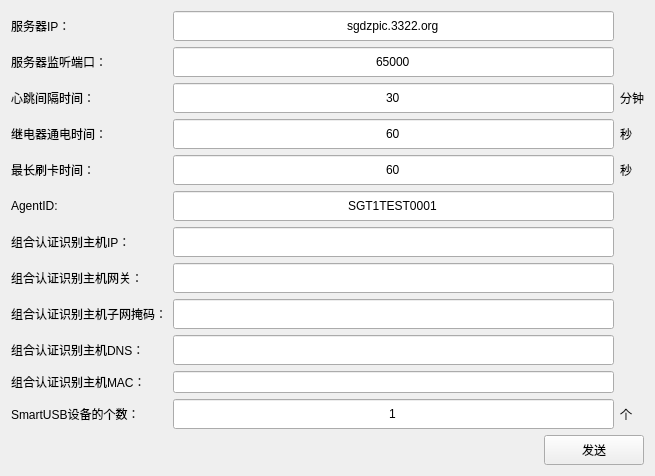
<?xml version="1.0" encoding="UTF-8"?>
<ui version="4.0">
 <class>ShuaKaJiConfig</class>
 <widget class="QWidget" name="ShuaKaJiConfig">
  <property name="geometry">
   <rect>
    <x>0</x>
    <y>0</y>
    <width>655</width>
    <height>475</height>
   </rect>
  </property>
  <property name="windowTitle">
   <string>设备配置</string>
  </property>
  <property name="styleSheet">
   <string notr="true"/>
  </property>
  <layout class="QVBoxLayout" name="verticalLayout">
   <item>
    <layout class="QGridLayout" name="gridLayout">
     <item row="0" column="0">
      <widget class="QLabel" name="label">
       <property name="styleSheet">
        <string notr="true"/>
       </property>
       <property name="text">
        <string>服务器IP：</string>
       </property>
      </widget>
     </item>
     <item row="0" column="1">
      <widget class="QLineEdit" name="ServerIP">
       <property name="minimumSize">
        <size>
         <width>0</width>
         <height>30</height>
        </size>
       </property>
       <property name="text">
        <string>sgdzpic.3322.org</string>
       </property>
       <property name="alignment">
        <set>Qt::AlignCenter</set>
       </property>
      </widget>
     </item>
     <item row="1" column="0">
      <widget class="QLabel" name="label_2">
       <property name="styleSheet">
        <string notr="true"/>
       </property>
       <property name="text">
        <string>服务器监听端口：</string>
       </property>
      </widget>
     </item>
     <item row="1" column="1">
      <widget class="QLineEdit" name="ServerListenPort">
       <property name="minimumSize">
        <size>
         <width>0</width>
         <height>30</height>
        </size>
       </property>
       <property name="styleSheet">
        <string notr="true"/>
       </property>
       <property name="text">
        <string>65000</string>
       </property>
       <property name="alignment">
        <set>Qt::AlignCenter</set>
       </property>
      </widget>
     </item>
     <item row="2" column="0">
      <widget class="QLabel" name="label_3">
       <property name="text">
        <string>心跳间隔时间：</string>
       </property>
      </widget>
     </item>
     <item row="2" column="1">
      <widget class="QLineEdit" name="HeartIntervalTime">
       <property name="minimumSize">
        <size>
         <width>0</width>
         <height>30</height>
        </size>
       </property>
       <property name="text">
        <string>30</string>
       </property>
       <property name="alignment">
        <set>Qt::AlignCenter</set>
       </property>
      </widget>
     </item>
     <item row="2" column="2">
      <widget class="QLabel" name="label_4">
       <property name="text">
        <string>分钟</string>
       </property>
      </widget>
     </item>
     <item row="3" column="0">
      <widget class="QLabel" name="label_5">
       <property name="text">
        <string>继电器通电时间：</string>
       </property>
      </widget>
     </item>
     <item row="3" column="1">
      <widget class="QLineEdit" name="RelayOnTime">
       <property name="minimumSize">
        <size>
         <width>0</width>
         <height>30</height>
        </size>
       </property>
       <property name="text">
        <string>60</string>
       </property>
       <property name="alignment">
        <set>Qt::AlignCenter</set>
       </property>
      </widget>
     </item>
     <item row="3" column="2">
      <widget class="QLabel" name="label_6">
       <property name="text">
        <string>秒</string>
       </property>
      </widget>
     </item>
     <item row="4" column="0">
      <widget class="QLabel" name="label_11">
       <property name="text">
        <string>最长刷卡时间：</string>
       </property>
      </widget>
     </item>
     <item row="4" column="1">
      <widget class="QLineEdit" name="MaxTime">
       <property name="minimumSize">
        <size>
         <width>0</width>
         <height>30</height>
        </size>
       </property>
       <property name="text">
        <string>60</string>
       </property>
       <property name="alignment">
        <set>Qt::AlignCenter</set>
       </property>
      </widget>
     </item>
     <item row="5" column="0">
      <widget class="QLabel" name="label_7">
       <property name="text">
        <string>AgentID:</string>
       </property>
      </widget>
     </item>
     <item row="4" column="2">
      <widget class="QLabel" name="label_12">
       <property name="text">
        <string>秒</string>
       </property>
      </widget>
     </item>
     <item row="5" column="1">
      <widget class="QLineEdit" name="DeviceID">
       <property name="minimumSize">
        <size>
         <width>0</width>
         <height>30</height>
        </size>
       </property>
       <property name="text">
        <string>SGT1TEST0001</string>
       </property>
       <property name="alignment">
        <set>Qt::AlignCenter</set>
       </property>
      </widget>
     </item>
     <item row="6" column="0">
      <widget class="QLabel" name="label_8">
       <property name="text">
        <string>组合认证识别主机IP：</string>
       </property>
      </widget>
     </item>
     <item row="6" column="1">
      <widget class="QLineEdit" name="DevelopBoardIP">
       <property name="minimumSize">
        <size>
         <width>0</width>
         <height>30</height>
        </size>
       </property>
       <property name="text">
        <string/>
       </property>
       <property name="alignment">
        <set>Qt::AlignCenter</set>
       </property>
      </widget>
     </item>
     <item row="7" column="0">
      <widget class="QLabel" name="label_9">
       <property name="text">
        <string>组合认证识别主机网关：</string>
       </property>
      </widget>
     </item>
     <item row="7" column="1">
      <widget class="QLineEdit" name="DevelopBoardGateWay">
       <property name="minimumSize">
        <size>
         <width>0</width>
         <height>30</height>
        </size>
       </property>
       <property name="text">
        <string/>
       </property>
       <property name="alignment">
        <set>Qt::AlignCenter</set>
       </property>
      </widget>
     </item>
     <item row="9" column="0">
      <widget class="QLabel" name="label_13">
       <property name="text">
        <string>组合认证识别主机DNS：</string>
       </property>
      </widget>
     </item>
     <item row="8" column="0">
      <widget class="QLabel" name="label_10">
       <property name="text">
        <string>组合认证识别主机子网掩码：</string>
       </property>
      </widget>
     </item>
     <item row="9" column="1">
      <widget class="QLineEdit" name="DevelopBoardDNS">
       <property name="minimumSize">
        <size>
         <width>0</width>
         <height>30</height>
        </size>
       </property>
       <property name="text">
        <string/>
       </property>
       <property name="alignment">
        <set>Qt::AlignCenter</set>
       </property>
      </widget>
     </item>
     <item row="8" column="1">
      <widget class="QLineEdit" name="DevelopBoardMask">
       <property name="minimumSize">
        <size>
         <width>0</width>
         <height>30</height>
        </size>
       </property>
       <property name="text">
        <string/>
       </property>
       <property name="alignment">
        <set>Qt::AlignCenter</set>
       </property>
      </widget>
     </item>
     <item row="11" column="0">
      <widget class="QLabel" name="label_14">
       <property name="text">
        <string>SmartUSB设备的个数：</string>
       </property>
      </widget>
     </item>
     <item row="11" column="1">
      <widget class="QLineEdit" name="SmartUSBNumber">
       <property name="minimumSize">
        <size>
         <width>0</width>
         <height>30</height>
        </size>
       </property>
       <property name="text">
        <string>1</string>
       </property>
       <property name="alignment">
        <set>Qt::AlignCenter</set>
       </property>
      </widget>
     </item>
     <item row="11" column="2">
      <widget class="QLabel" name="label_15">
       <property name="text">
        <string>个</string>
       </property>
      </widget>
     </item>
     <item row="10" column="0">
      <widget class="QLabel" name="label_16">
       <property name="text">
        <string>组合认证识别主机MAC：</string>
       </property>
      </widget>
     </item>
     <item row="10" column="1">
      <widget class="QLineEdit" name="DevelopBoardMAC"/>
     </item>
    </layout>
   </item>
   <item>
    <spacer name="verticalSpacer">
     <property name="orientation">
      <enum>Qt::Vertical</enum>
     </property>
     <property name="sizeHint" stdset="0">
      <size>
       <width>20</width>
       <height>37</height>
      </size>
     </property>
    </spacer>
   </item>
   <item>
    <layout class="QHBoxLayout" name="horizontalLayout">
     <item>
      <widget class="QLabel" name="StatusBarLabel">
       <property name="styleSheet">
        <string notr="true">font: 14pt &quot;Ubuntu&quot;;
color: rgb(229, 13, 13);</string>
       </property>
       <property name="text">
        <string/>
       </property>
      </widget>
     </item>
     <item>
      <spacer name="horizontalSpacer">
       <property name="orientation">
        <enum>Qt::Horizontal</enum>
       </property>
       <property name="sizeHint" stdset="0">
        <size>
         <width>40</width>
         <height>20</height>
        </size>
       </property>
      </spacer>
     </item>
     <item>
      <widget class="QPushButton" name="btnSend">
       <property name="enabled">
        <bool>true</bool>
       </property>
       <property name="sizePolicy">
        <sizepolicy hsizetype="Preferred" vsizetype="Preferred">
         <horstretch>0</horstretch>
         <verstretch>0</verstretch>
        </sizepolicy>
       </property>
       <property name="minimumSize">
        <size>
         <width>100</width>
         <height>30</height>
        </size>
       </property>
       <property name="maximumSize">
        <size>
         <width>16777215</width>
         <height>16777215</height>
        </size>
       </property>
       <property name="focusPolicy">
        <enum>Qt::NoFocus</enum>
       </property>
       <property name="styleSheet">
        <string notr="true"/>
       </property>
       <property name="text">
        <string>发送</string>
       </property>
       <property name="shortcut">
        <string>Ctrl+U</string>
       </property>
      </widget>
     </item>
    </layout>
   </item>
  </layout>
 </widget>
 <layoutdefault spacing="6" margin="11"/>
 <tabstops>
  <tabstop>ServerIP</tabstop>
  <tabstop>ServerListenPort</tabstop>
  <tabstop>HeartIntervalTime</tabstop>
  <tabstop>RelayOnTime</tabstop>
  <tabstop>MaxTime</tabstop>
  <tabstop>DeviceID</tabstop>
  <tabstop>DevelopBoardIP</tabstop>
  <tabstop>DevelopBoardGateWay</tabstop>
  <tabstop>DevelopBoardMask</tabstop>
  <tabstop>DevelopBoardDNS</tabstop>
 </tabstops>
 <resources/>
 <connections/>
</ui>
